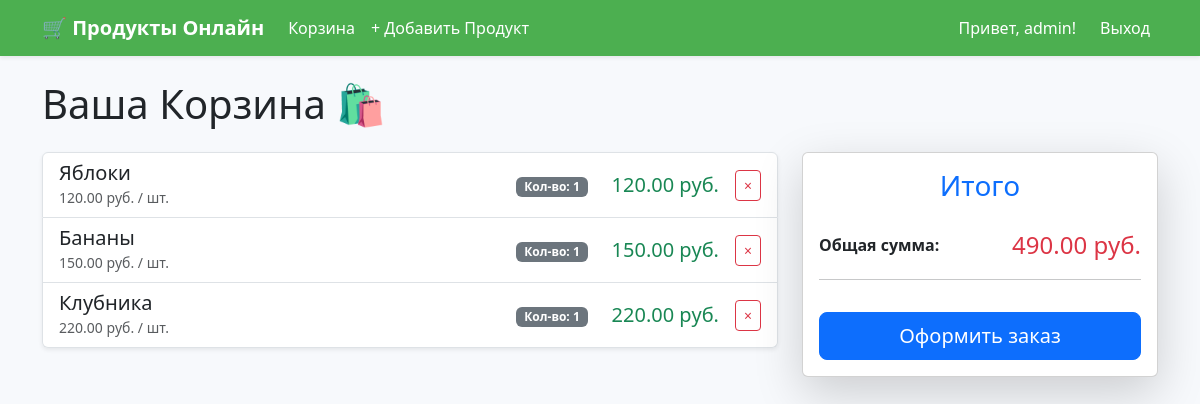
The app's page /cart/ (signed in) with its own data.
### grocery/models.py (models this page shows, shortened)
class CartItem(models.Model):
    user = models.ForeignKey(User, on_delete=models.CASCADE, verbose_name="Пользователь")
    product = models.ForeignKey(Product, on_delete=models.CASCADE, verbose_name="Продукт")
    quantity = models.IntegerField(default=1, verbose_name="Количество")
    def total_price(self):
        return self.product.price * self.quantity

class Product(models.Model):
    name = models.CharField(max_length=200, verbose_name="Название")
    description = models.TextField(verbose_name="Описание")
    price = models.DecimalField(max_digits=10, decimal_places=2, verbose_name="Цена")
    image = models.ImageField(upload_to='product_images/', blank=True, null=True, verbose_name="Изображение")

### grocery/views.py (the view)
# urls.py: path('cart/', views.cart_view, name='cart'),
@login_required
def cart_view(request):
    cart_items = CartItem.objects.filter(user=request.user).select_related('product')
    total_price = sum(item.total_price() for item in cart_items)
    return render(request, 'cart.html', {'cart_items': cart_items, 'total_price': total_price})

### templates/cart.html (shortened to what this page needs)
{% extends "base.html" %}
{% block content %}
<h1 class="mb-4">Ваша Корзина 🛍️</h1>
{% if cart_items %}
<div class="row">
    <div class="col-lg-8">
        <div class="list-group shadow-sm">
            {% for item in cart_items %}
            <div class="list-group-item d-flex justify-content-between align-items-center">
                <div class="d-flex align-items-center">
                    <div>
                        <h5 class="mb-0">{{ item.product.name }}</h5>
                        <small class="text-muted">{{ item.product.price }} руб. / шт.</small>
                    </div>
                </div>
                <div class="d-flex align-items-center">
                    <div class="me-3">
                        <span class="badge bg-secondary me-2">Кол-во: {{ item.quantity }}</span>
                    </div>
                    <h5 class="text-success me-3 mb-0">{{ item.total_price }} руб.</h5>
                    <a href="{% url 'remove_from_cart' item.id %}" class="btn btn-sm btn-outline-danger" title="Удалить одну единицу">
                        &times;
                    </a>
                </div>
            </div>
            {% endfor %}
        </div>
    </div>
    <div class="col-lg-4 mt-4 mt-lg-0">
        <div class="card shadow-lg">
            <div class="card-body">
                <h3 class="card-title text-center text-primary mb-4">Итого</h3>
                <div class="d-flex justify-content-between align-items-center mb-3">
                    <p class="mb-0 fw-bold">Общая сумма:</p>
                    <span class="fs-4 text-danger">{{ total_price }} руб.</span>
                </div>
                <hr>
                <a href="{% url 'checkout' %}" class="btn btn-primary btn-lg w-100 mt-3">
                    Оформить заказ
                </a>
            </div>
        </div>
    </div>
</div>
{% else %}
<div class="alert alert-warning text-center mt-5">
    <h4 class="alert-heading">Ваша корзина пуста!</h4>
    <p>Пора наполнить ее вкусными продуктами.</p>
    <a href="{% url 'product_list' %}" class="btn btn-warning mt-2">Перейти к покупкам</a>
</div>
{% endif %}
{% endblock %}

### templates/base.html (shortened to what this page needs)
{% load static %}
<!DOCTYPE html>
<html lang="ru">
<head>
    <link href="https://cdn.jsdelivr.net/npm/bootstrap@5.3.3/dist/css/bootstrap.min.css" rel="stylesheet">
</head>
<body>
    <nav class="navbar navbar-expand-lg navbar-dark bg-success shadow-sm">
        <div class="container">
            <a class="navbar-brand fw-bold" href="{% url 'product_list' %}">
                🛒 Продукты Онлайн
            </a>
            <div class="collapse navbar-collapse" id="navbarNav">
                <ul class="navbar-nav me-auto mb-2 mb-lg-0">
                    <li class="nav-item">
                        <a class="nav-link" href="{% url 'cart' %}">
                            Корзина
                        </a>
                    </li>
                    {% if user.is_superuser %}
                    <li class="nav-item">
                        <a class="nav-link text-warning" href="{% url 'product_create' %}">
                            + Добавить Продукт
                        </a>
                    </li>
                    {% endif %}
                </ul>
                <ul class="navbar-nav">
                    {% if user.is_authenticated %}
                        <li class="nav-item">
                            <span class="nav-link">Привет, {{ user.username }}!</span>
                        </li>
                        <li class="nav-item">
                            <a class="nav-link btn btn-outline-light ms-2" href="{% url 'logout' %}">Выход</a>
                        </li>
                    {% endif %}
                </ul>
            </div>
        </div>
    </nav>
    <main class="container mt-4">
        {% block content %}
        {% endblock %}
    </main>
</body>
</html>

### templates/base.html (style rules this page uses)
body { background-color: #f7f9fc; }
.navbar { background-color: #4CAF50 !important; }
.navbar-brand, .nav-link { color: white !important; }

### records on screen
CartItem: product.name "Яблоки", product.price "120.00", quantity "1", total_price "120.00"
CartItem: product.name "Бананы", product.price "150.00", quantity "1", total_price "150.00"
CartItem: product.name "Клубника", product.price "220.00", quantity "1", total_price "220.00"

### other values on screen
{{ user.username }} "admin"
{{ total_price }} "490.00"
